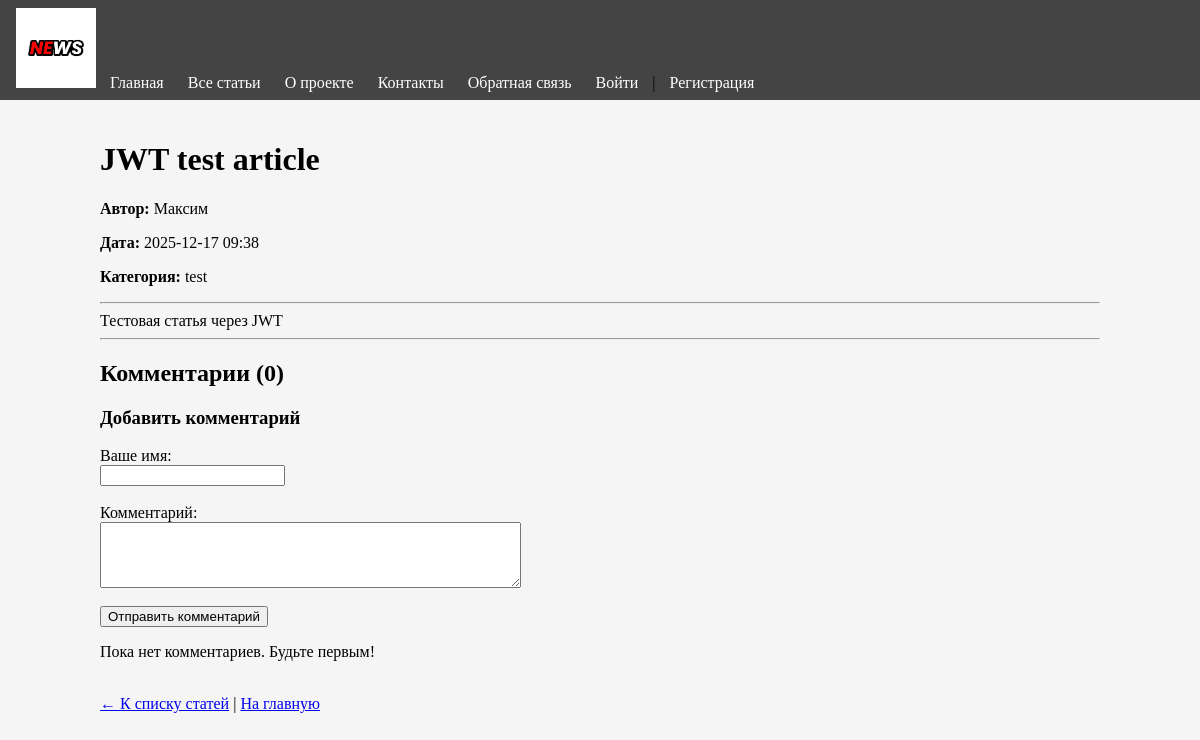
The page /news/1 on the database as committed earlier.
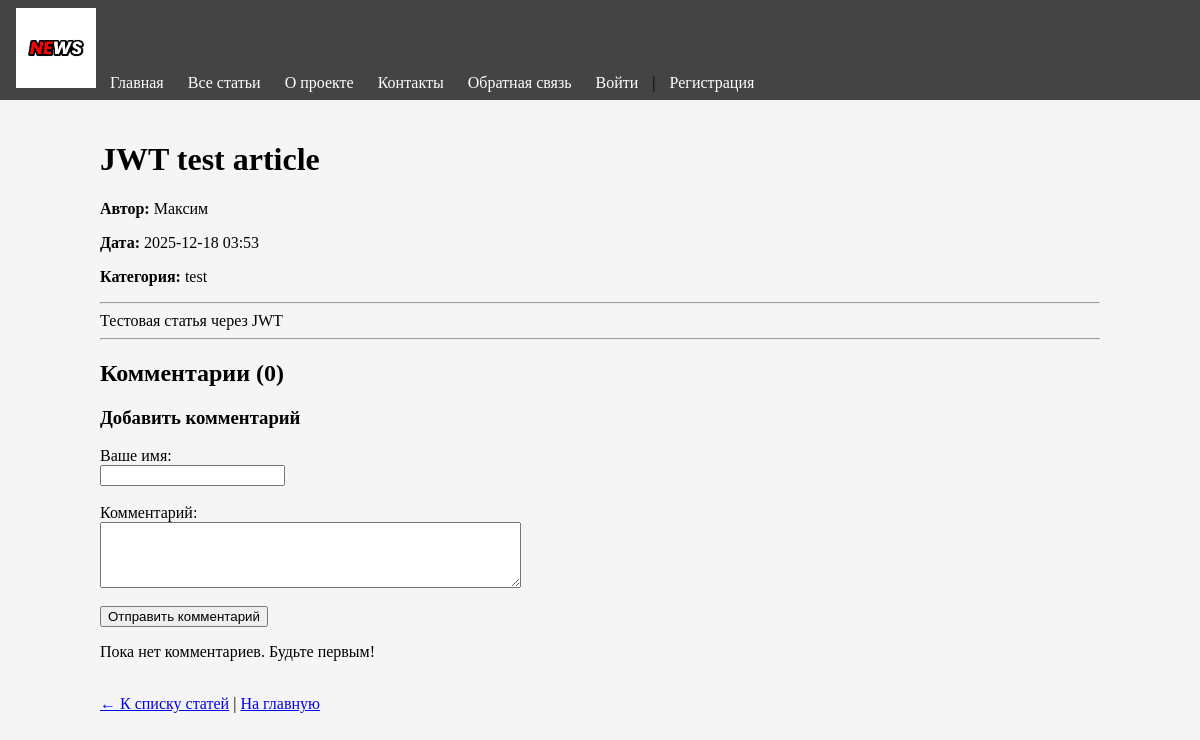
The same page on the database as committed later.
### app.py (models this page shows)
class Article(db.Model):
	id = db.Column(db.Integer, primary_key=True)
	title = db.Column(db.String(150), nullable=False)
	text = db.Column(db.Text, nullable=False)
	category = db.Column(db.String(50), nullable=False, default='general')
	created_date = db.Column(db.DateTime, default=datetime.utcnow)
	user_id = db.Column(db.Integer, db.ForeignKey('user.id'), nullable=False)

### app.py (the view, shortened to what this page needs)
@app.route('/news/<int:id>', methods=['GET', 'POST'])
def news(id):
	article = Article.query.get_or_404(id)
	return render_template('news.html', article=article)

### templates/news.html
{% extends "base.html" %} {% block title %}{{ article.title }}{% endblock %} {%
block content %}
<h1>{{ article.title }}</h1>
<div>
	<p><strong>Автор:</strong> {{ article.author.name }}</p>
	<p>
		<strong>Дата:</strong> {{ article.created_date.strftime('%Y-%m-%d %H:%M') }}
	</p>
	<p><strong>Категория:</strong> {{ article.category }}</p>
</div>
<hr />
<div>{{ article.text|safe }}</div>
<hr />
<h2>Комментарии ({{ article.comments|length }})</h2>
<div>
	<h3>Добавить комментарий</h3>
	<form method="POST">
		<div>
			<label>Ваше имя:</label><br />
			<input type="text" name="author_name" required />
		</div>
		<br />
		<div>
			<label>Комментарий:</label><br />
			<textarea name="comment_text" rows="4" cols="50" required></textarea>
		</div>
		<br />
		<div>
			<button type="submit">Отправить комментарий</button>
		</div>
	</form>
</div>
<div>
	{% if article.comments %} {% for comment in article.comments %}
	<div>
		<strong>{{ comment.author_name }}</strong>
		<small>{{ comment.date.strftime('%Y-%m-%d %H:%M') }}</small>
		<p>{{ comment.text }}</p>
	</div>
	{% endfor %} {% else %}
	<p>Пока нет комментариев. Будьте первым!</p>
	{% endif %}
</div>
<br />
<div>
	<a href="{{ url_for('articles') }}">← К списку статей</a> |
	<a href="{{ url_for('default') }}">На главную</a>
</div>
{% endblock %}

Rows that differ between the two databases and show on the page:
changed Article "JWT test article": created_date "2025-12-17 09:38" → "2025-12-18 03:53"
